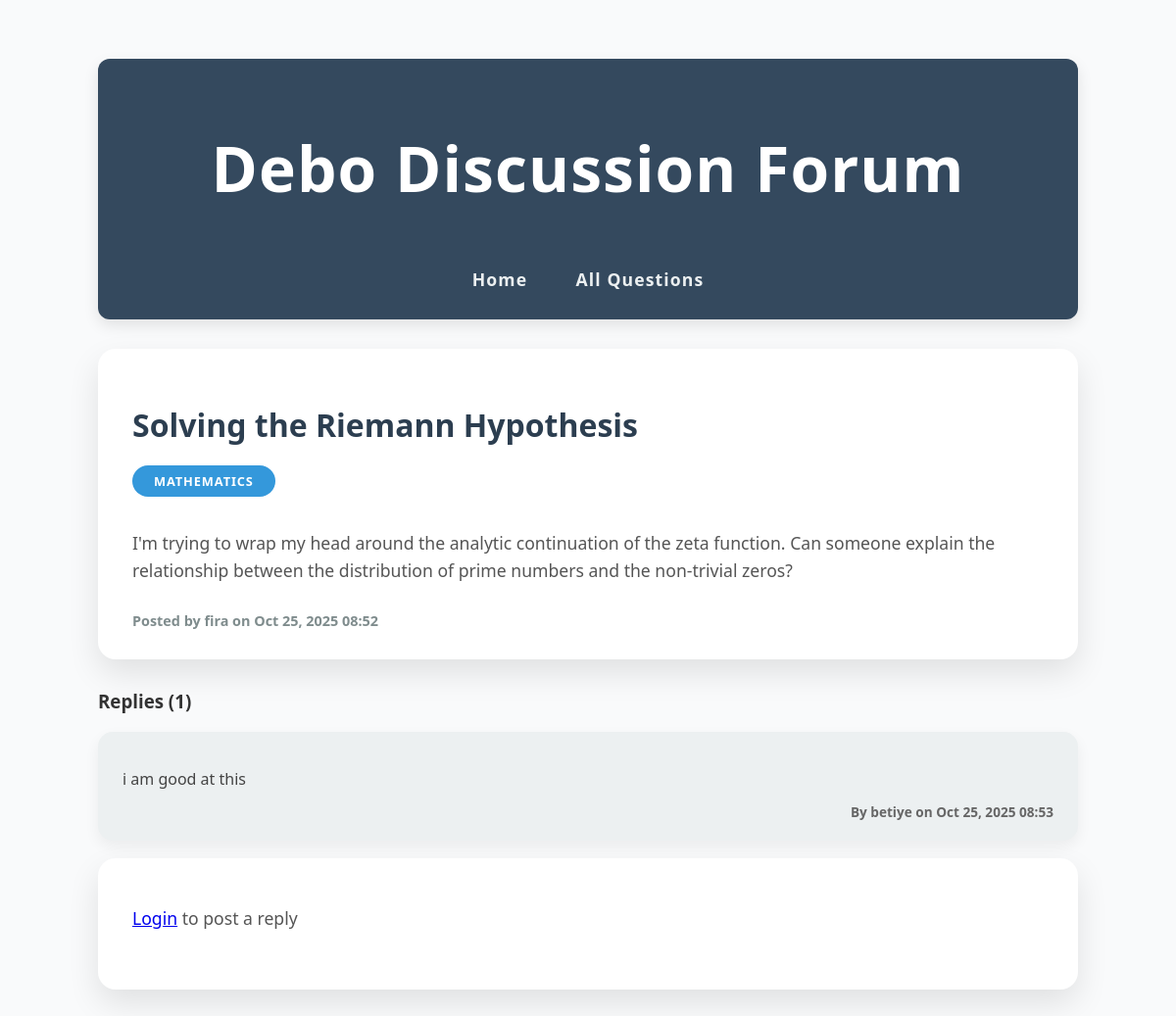
Page /discussions/question/1/ on the committed database.
### discussions/models.py (models this page shows, shortened)
class Question(models.Model):
    SUBJECT_CHOICES = [
        ('math', 'Mathematics'),
        ('science', 'Science'),
        ('english', 'English'),
        ('history', 'History'),
        ('computer', 'Computer Science'),
        ('physics', 'Physics'),
        ('chemistry', 'Chemistry'),
        ('biology', 'Biology'),
        ('other', 'Other'),
    ]
    author = models.ForeignKey(User, on_delete=models.CASCADE, related_name='questions')
    title = models.CharField(max_length=200)
    description = models.TextField()
    subject = models.CharField(max_length=20, choices=SUBJECT_CHOICES, default='other')
    created_at = models.DateTimeField(auto_now_add=True)
    updated_at = models.DateTimeField(auto_now=True)
    class Meta:
        ordering = ['-created_at']

class Reply(models.Model):
    question = models.ForeignKey(Question, related_name='replies', on_delete=models.CASCADE)
    author = models.ForeignKey(User, on_delete=models.CASCADE, related_name='replies')
    content = models.TextField()
    created_at = models.DateTimeField(auto_now_add=True)
    class Meta:
        ordering = ['created_at']
        verbose_name_plural = 'Replies'

### discussions/views.py (the view)
# urls.py: path('question/<int:pk>/', views.question_detail, name='question_detail'),
def question_detail(request, pk):
    question = get_object_or_404(Question, pk=pk)
    replies = question.replies.all()
    if request.method == 'POST':
        if not request.user.is_authenticated:
            messages.error(request, 'Please login to post a reply.')
            return redirect('login')
        form = ReplyForm(request.POST)
        if form.is_valid():
            reply = form.save(commit=False)
            reply.question = question
            reply.author = request.user
            reply.save()
            messages.success(request, 'Your reply has been posted!')
            return redirect('question_detail', pk=pk)
    else:
        form = ReplyForm()
    context = {
        'question': question,
        'replies': replies,
        'form': form
    }
    return render(request, 'discussions/question_detail.html', context)

### discussions/templates/discussions/question_detail.html (shortened to what this page needs)
<!DOCTYPE html>
<html lang="en">
<head>
</head>
<body>
  <div class="header">
    <h1>Debo Discussion Forum</h1>
    <div class="nav-links">
      <a href="/">Home</a>
      <a href="{% url 'question_list' %}">All Questions</a>
    </div>
  </div>
  <div class="question-box">
    <h2>{{ question.title }}</h2>
    <span class="subject-badge">{{ question.get_subject_display }}</span>
    <p>{{ question.description }}</p>
    <div class="meta-info">
      Posted by <strong>{{ question.author.username }}</strong> on {{ question.created_at|date:"M d, Y H:i" }}
    </div>
  </div>
  <h3>Replies ({{ replies.count }})</h3>
  {% if replies %}
  {% for reply in replies %}
  <div class="reply-box">
    <p>{{ reply.content }}</p>
    <div class="reply-meta">
      By <strong>{{ reply.author.username }}</strong> on {{ reply.created_at|date:"M d, Y H:i" }}
    </div>
  </div>
  {% endfor %}
  {% else %}
  <p>No replies yet. Be the first to reply!</p>
  {% endif %}
  {% if user.is_authenticated %}
  <div class="form-box">
    <h3>Post a Reply</h3>
    <form method="post">
      {% csrf_token %}
      {{ form.as_p }}
      <button type="submit" class="btn">Submit Reply</button>
    </form>
  </div>
  {% else %}
  <div class="question-box">
    <p><a href="{% url 'login' %}">Login</a> to post a reply</p>
  </div>
  {% endif %}
</body>
</html>

### discussions/templates/discussions/question_detail.html (style rules this page uses)
body { font-family: 'Segoe UI', Tahoma, Geneva, Verdana, sans-serif; max-width: 1000px; margin: 40px auto; padding: 20px; background-color: #f9fafb; color: #333; }
.header { background-color: #34495e; color: white; padding: 25px 30px; border-radius: 12px; margin-bottom: 30px; box-shadow: 0 6px 15px rgba(0,0,0,0.1); text-align: center; font-weight: 700; font-size: 2rem; letter-spacing: 1.1px; }
.nav-links { margin-top: 15px; text-align: center; }
.nav-links a { color: #ecf0f1; text-decoration: none; margin: 0 20px; font-weight: 600; font-size: 1.1rem; transition: color 0.3s ease; }
.question-box { background: white; border-radius: 18px; box-shadow: 0 14px 32px rgba(0,0,0,0.1); padding: 30px 35px; margin-bottom: 30px; }
.question-box h2 { font-size: 2rem; font-weight: 700; margin-bottom: 20px; color: #2c3e50; }
.question-box p { font-size: 1.1rem; line-height: 1.6; margin-bottom: 28px; color: #555; }
.subject-badge { display: inline-block; background-color: #3498db; color: white; padding: 7px 22px; border-radius: 35px; font-weight: 700; font-size: 0.8rem; text-transform: uppercase; letter-spacing: 0.07em; margin-bottom: 15px; }
.meta-info { color: #7f8c8d; font-size: 0.9rem; font-weight: 600; }
.reply-box { background: #ecf0f1; padding: 20px 25px; border-radius: 15px; margin-bottom: 18px; box-shadow: 0 6px 15px rgba(0,0,0,0.06); }
.reply-box p { font-size: 1rem; line-height: 1.5; margin-bottom: 12px; color: #444; }
.reply-meta { font-size: 0.85rem; color: #666; font-weight: 600; text-align: right; }

### rows in the picture
Question: title "Solving the Riemann Hypothesis", subject "MATHEMATICS", description "I'm trying to wrap my head around the analytic continuation of the zeta function. Can someone explain the relationship between the distribution of prime numbers and the non-trivial zeros?", author.username "fira", created_at "Oct 25, 2025 08:52", count "1"
Reply: content "i am good at this", author.username "betiye", created_at "Oct 25, 2025 08:53"
